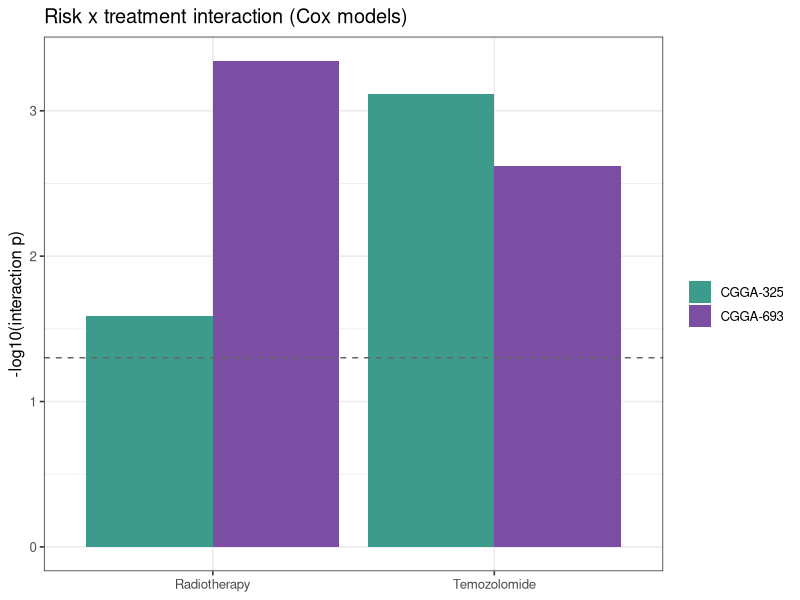

Write the R code that produced this figure.
# =============================================================================
# 53. New supplementary figures S11-S19 (v2 submission package)
# =============================================================================
setwd("E:/KIMI/GBM_WEBS_Project")
suppressMessages({ library(ggplot2); library(patchwork) })

OUT <- "submission/Supplementary/figures/pdf"
dir.create(OUT, recursive = TRUE, showWarnings = FALSE)

# --- S12: treatment interaction (-log10 p barplot, from 38_confounders results) ---
ti <- data.frame(
  cohort = rep(c("CGGA-693", "CGGA-325"), each = 2),
  treatment = rep(c("Temozolomide", "Radiotherapy"), 2),
  p = c(0.00239, 0.000454, 0.000772, 0.0258))
ti$neglog <- -log10(ti$p)
p_ti <- ggplot(ti, aes(treatment, neglog, fill = cohort)) +
  geom_bar(stat = "identity", position = "dodge") +
  geom_hline(yintercept = -log10(0.05), linetype = "dashed", color = "grey40") +
  scale_fill_manual(values = c("CGGA-693" = "#7B4EA3", "CGGA-325" = "#3D9B8C")) +
  theme_bw(base_size = 12) +
  labs(title = "Risk x treatment interaction (Cox models)",
       x = NULL, y = "-log10(interaction p)", fill = NULL)
ggsave(file.path(OUT, "figS_treatment_interaction.pdf"), p_ti, width = 6, height = 4.5)

cat("Done R part.\n")
